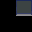

Rendered tile map (Tiled .tmx) drawn with the repository's tilesets; below, a short description and the map source with its tile grids summarised:
An orthogonal 2x2 tile map with 16x16 px tiles, 1 tile layer (Collisions), 2 tilesets and 1 object (teleport on push).

<map version="1.10" tiledversion="1.10.2" orientation="orthogonal" renderorder="right-down" compressionlevel="6" width="2" height="2" tilewidth="16" tileheight="16" infinite="0" nextlayerid="3" nextobjectid="5">
 <tileset firstgid="1" source="../tileset/invisible.tsx" />
 <tileset firstgid="17" source="../tileset/t1.tsx" />
 <layer id="1" name="Collisions" width="2" height="2">
  <data>[4 cells, 1 non-empty, 1 distinct tile ids]</data>
 </layer>
 <objectgroup id="2" name="Moving">
  <object id="4" name="stair-down" type="teleport on push" gid="3" x="16" y="16" width="16" height="16" />
 </objectgroup>
</map>
